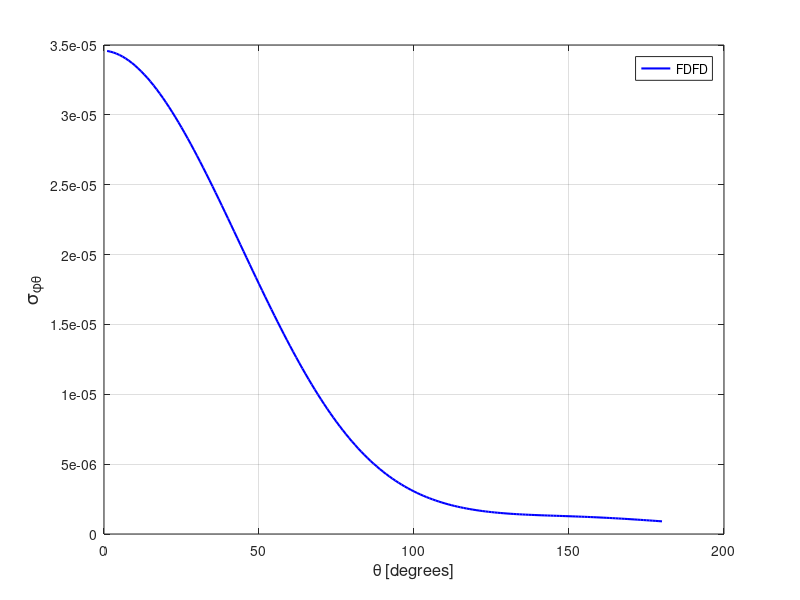

This chart was generated by the following MATLAB code:
spt = [ 
    1  0.34574328E-04
    2  0.34529145E-04
    3  0.34465946E-04
    4  0.34384419E-04
    5  0.34285298E-04
    6  0.34168323E-04
    7  0.34034703E-04
    8  0.33883418E-04
    9  0.33715660E-04
   10  0.33531342E-04
   11  0.33331722E-04
   12  0.33116739E-04
   13  0.32886477E-04
   14  0.32641132E-04
   15  0.32381919E-04
   16  0.32108503E-04
   17  0.31821488E-04
   18  0.31521984E-04
   19  0.31209325E-04
   20  0.30884545E-04
   21  0.30548876E-04
   22  0.30201041E-04
   23  0.29842558E-04
   24  0.29474380E-04
   25  0.29096111E-04
   26  0.28709130E-04
   27  0.28311915E-04
   28  0.27907614E-04
   29  0.27495144E-04
   30  0.27075370E-04
   31  0.26648808E-04
   32  0.26215941E-04
   33  0.25777330E-04
   34  0.25332944E-04
   35  0.24884404E-04
   36  0.24430972E-04
   37  0.23974124E-04
   38  0.23513581E-04
   39  0.23050059E-04
   40  0.22584603E-04
   41  0.22116517E-04
   42  0.21647651E-04
   43  0.21177882E-04
   44  0.20706930E-04
   45  0.20236446E-04
   46  0.19766556E-04
   47  0.19297089E-04
   48  0.18828721E-04
   49  0.18362676E-04
   50  0.17898708E-04
   51  0.17437143E-04
   52  0.16979022E-04
   53  0.16523400E-04
   54  0.16072367E-04
   55  0.15625439E-04
   56  0.15182395E-04
   57  0.14745166E-04
   58  0.14312548E-04
   59  0.13885770E-04
   60  0.13464979E-04
   61  0.13049888E-04
   62  0.12642068E-04
   63  0.12239674E-04
   64  0.11844871E-04
   65  0.11457772E-04
   66  0.11078265E-04
   67  0.10706126E-04
   68  0.10341544E-04
   69  0.99850749E-05
   70  0.96370732E-05
   71  0.92971504E-05
   72  0.89658288E-05
   73  0.86423152E-05
   74  0.83282466E-05
   75  0.80224145E-05
   76  0.77256700E-05
   77  0.74376239E-05
   78  0.71577419E-05
   79  0.68870459E-05
   80  0.66248335E-05
   81  0.63712678E-05
   82  0.61262076E-05
   83  0.58900346E-05
   84  0.56619401E-05
   85  0.54425982E-05
   86  0.52309588E-05
   87  0.50276308E-05
   88  0.48323554E-05
   89  0.46446885E-05
   90  0.44643853E-05
   91  0.42920660E-05
   92  0.41268063E-05
   93  0.39689185E-05
   94  0.38176659E-05
   95  0.36734543E-05
   96  0.35354358E-05
   97  0.34041097E-05
   98  0.32787461E-05
   99  0.31595798E-05
  100  0.30462547E-05
  101  0.29382506E-05
  102  0.28358529E-05
  103  0.27384788E-05
  104  0.26463572E-05
  105  0.25590950E-05
  106  0.24763090E-05
  107  0.23977500E-05
  108  0.23239184E-05
  109  0.22539773E-05
  110  0.21879589E-05
  111  0.21259095E-05
  112  0.20670818E-05
  113  0.20120278E-05
  114  0.19602194E-05
  115  0.19114364E-05
  116  0.18656949E-05
  117  0.18228873E-05
  118  0.17826673E-05
  119  0.17451305E-05
  120  0.17099225E-05
  121  0.16770750E-05
  122  0.16464707E-05
  123  0.16178435E-05
  124  0.15914718E-05
  125  0.15665695E-05
  126  0.15436982E-05
  127  0.15222502E-05
  128  0.15024343E-05
  129  0.14841703E-05
  130  0.14669074E-05
  131  0.14511636E-05
  132  0.14362810E-05
  133  0.14226827E-05
  134  0.14099381E-05
  135  0.13981130E-05
  136  0.13869550E-05
  137  0.13765896E-05
  138  0.13667926E-05
  139  0.13576426E-05
  140  0.13487291E-05
  141  0.13403836E-05
  142  0.13322546E-05
  143  0.13244673E-05
  144  0.13168434E-05
  145  0.13093226E-05
  146  0.13019517E-05
  147  0.12946425E-05
  148  0.12870389E-05
  149  0.12795690E-05
  150  0.12718781E-05
  151  0.12641281E-05
  152  0.12561673E-05
  153  0.12479453E-05
  154  0.12393922E-05
  155  0.12306733E-05
  156  0.12215631E-05
  157  0.12121170E-05
  158  0.12024583E-05
  159  0.11923197E-05
  160  0.11818238E-05
  161  0.11710383E-05
  162  0.11597637E-05
  163  0.11482108E-05
  164  0.11362597E-05
  165  0.11239508E-05
  166  0.11113231E-05
  167  0.10982725E-05
  168  0.10849399E-05
  169  0.10713466E-05
  170  0.10573184E-05
  171  0.10430881E-05
  172  0.10285688E-05
  173  0.10138190E-05
  174  0.99894271E-06
  175  0.98377188E-06
  176  0.96842371E-06
  177  0.95298623E-06
  178  0.93739129E-06
  179  0.92169898E-06
  180  0.90592908E-06
  181  0.89014742E-06
  182  0.87432426E-06
  183  0.85852076E-06
  184  0.84272563E-06
  185  0.82704383E-06
  186  0.81137927E-06
  187  0.79584532E-06
  188  0.78046088E-06
  189  0.76520377E-06
  190  0.75011536E-06
  191  0.73523796E-06
  192  0.72056753E-06
  193  0.70614749E-06
  194  0.69197552E-06
  195  0.67805934E-06
  196  0.66439861E-06
  197  0.65103382E-06
  198  0.63802298E-06
  199  0.62538697E-06
  200  0.61303069E-06
  201  0.60102525E-06
  202  0.58944795E-06
  203  0.57821774E-06
  204  0.56735541E-06
  205  0.55694881E-06
  206  0.54688240E-06
  207  0.53728053E-06
  208  0.52806502E-06
  209  0.51933057E-06
  210  0.51102666E-06
  211  0.50324047E-06
  212  0.49585361E-06
  213  0.48894452E-06
  214  0.48248899E-06
  215  0.47651079E-06
  216  0.47112644E-06
  217  0.46616617E-06
  218  0.46173258E-06
  219  0.45786399E-06
  220  0.45448340E-06
  221  0.45166183E-06
  222  0.44935064E-06
  223  0.44766247E-06
  224  0.44657290E-06
  225  0.44602180E-06
  226  0.44607222E-06
  227  0.44680448E-06
  228  0.44813069E-06
  229  0.45016122E-06
  230  0.45292222E-06
  231  0.45646539E-06
  232  0.46068533E-06
  233  0.46566424E-06
  234  0.47153239E-06
  235  0.47821192E-06
  236  0.48583018E-06
  237  0.49443645E-06
  238  0.50409426E-06
  239  0.51470766E-06
  240  0.52659402E-06
  241  0.53952840E-06
  242  0.55385351E-06
  243  0.56952166E-06
  244  0.58666586E-06
  245  0.60530652E-06
  246  0.62579801E-06
  247  0.64796063E-06
  248  0.67214211E-06
  249  0.69807902E-06
  250  0.72643360E-06
  251  0.75715786E-06
  252  0.79049471E-06
  253  0.82630595E-06
  254  0.86516525E-06
  255  0.90711478E-06
  256  0.95227762E-06
  257  0.10011621E-05
  258  0.10537672E-05
  259  0.11104351E-05
  260  0.11712583E-05
  261  0.12367727E-05
  262  0.13071104E-05
  263  0.13825263E-05
  264  0.14635448E-05
  265  0.15501759E-05
  266  0.16429262E-05
  267  0.17423422E-05
  268  0.18480872E-05
  269  0.19614574E-05
  270  0.20821421E-05
  271  0.22104605E-05
  272  0.23471066E-05
  273  0.24924209E-05
  274  0.26466128E-05
  275  0.28099562E-05
  276  0.29828680E-05
  277  0.31655329E-05
  278  0.33587951E-05
  279  0.35627309E-05
  280  0.37771749E-05
  281  0.40031259E-05
  282  0.42403262E-05
  283  0.44893736E-05
  284  0.47503495E-05
  285  0.50233371E-05
  286  0.53087442E-05
  287  0.56073554E-05
  288  0.59181975E-05
  289  0.62413346E-05
  290  0.65774252E-05
  291  0.69271628E-05
  292  0.72886710E-05
  293  0.76636670E-05
  294  0.80511063E-05
  295  0.84518097E-05
  296  0.88637162E-05
  297  0.92890023E-05
  298  0.97264165E-05
  299  0.10174799E-04
  300  0.10635044E-04
  301  0.11106464E-04
  302  0.11588040E-04
  303  0.12080432E-04
  304  0.12582272E-04
  305  0.13094008E-04
  306  0.13613272E-04
  307  0.14142050E-04
  308  0.14677665E-04
  309  0.15219687E-04
  310  0.15768348E-04
  311  0.16321563E-04
  312  0.16880560E-04
  313  0.17442964E-04
  314  0.18008714E-04
  315  0.18576533E-04
  316  0.19146046E-04
  317  0.19716903E-04
  318  0.20286205E-04
  319  0.20855878E-04
  320  0.21422828E-04
  321  0.21987513E-04
  322  0.22548766E-04
  323  0.23105475E-04
  324  0.23656752E-04
  325  0.24201756E-04
  326  0.24740242E-04
  327  0.25271231E-04
  328  0.25792857E-04
  329  0.26305668E-04
  330  0.26808544E-04
  331  0.27300759E-04
  332  0.27780690E-04
  333  0.28248847E-04
  334  0.28704566E-04
  335  0.29145818E-04
  336  0.29573208E-04
  337  0.29986977E-04
  338  0.30384454E-04
  339  0.30766707E-04
  340  0.31132466E-04
  341  0.31481526E-04
  342  0.31813524E-04
  343  0.32127529E-04
  344  0.32424319E-04
  345  0.32702894E-04
  346  0.32963500E-04
  347  0.33204855E-04
  348  0.33428016E-04
  349  0.33631637E-04
  350  0.33816264E-04
  351  0.33981538E-04
  352  0.34127745E-04
  353  0.34254510E-04
  354  0.34361481E-04
  355  0.34449517E-04
  356  0.34518172E-04
  357  0.34567285E-04
  358  0.34597713E-04
  359  0.34608860E-04
  360  0.34600758E-04
 ]; 
plot(spt(1:180,1),spt(1:180,2),'b-','linewidth',1.5 ); 
grid on 
legend('FDFD');
xlabel('\theta [degrees]','FontSize',12);
ylabel('\sigma_{\phi\theta}','FontSize',14);
